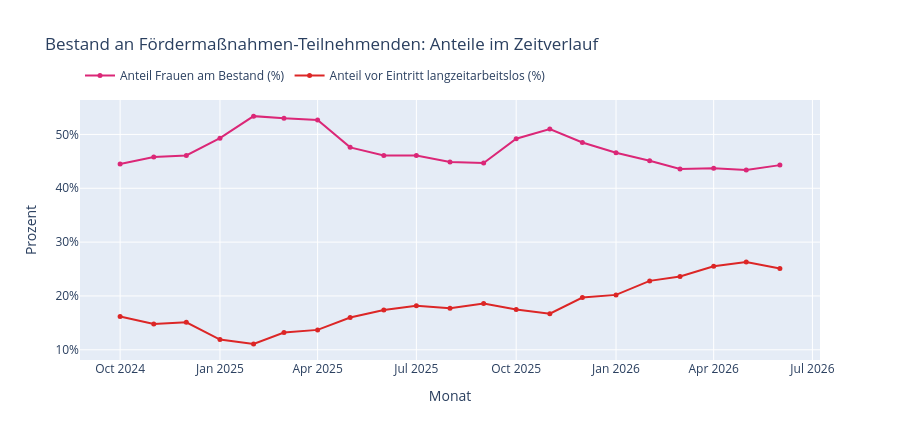

Write notebook code for a chart like this one.
### Markdown cell above
## 4. Struktur des Bestands: Geschlecht und Vorgeschichte

Anteil der Teilnehmenden, die vor Eintritt in die Maßnahme bereits langzeitarbeitslos waren — ein möglicher Anknüpfungspunkt an den in [`03_Statistik.ipynb`](03_Statistik.ipynb) beschriebenen Anstieg der Langzeitarbeitslosigkeit.

### Code cell
anteil_frauen = (foerderung["Bestand Frauen"] / foerderung["Bestand (Summe)"] * 100).round(1)
anteil_lza = (foerderung["Bestand vor Eintritt LZA"] / foerderung["Bestand (Summe)"] * 100).round(1)

fig = go.Figure()
fig.add_trace(go.Scatter(x=foerderung.index.to_timestamp(), y=anteil_frauen, name="Anteil Frauen am Bestand (%)", mode="lines+markers", line=dict(color="#db2777"), marker=dict(size=5)))
fig.add_trace(go.Scatter(x=foerderung.index.to_timestamp(), y=anteil_lza, name="Anteil vor Eintritt langzeitarbeitslos (%)", mode="lines+markers", line=dict(color="#dc2626"), marker=dict(size=5)))
fig.update_layout(
    title="Bestand an Fördermaßnahmen-Teilnehmenden: Anteile im Zeitverlauf",
    yaxis_title="Prozent", yaxis_ticksuffix="%",
    xaxis_title="Monat",
    hovermode="x unified",
    legend=dict(orientation="h", y=1.15),
    height=440,
)
export_abbildung(fig, "abb24_foerderung_anteile.png", 1000, 440)
fig

### Figure 1 — Plotly figure (JSON) as saved in the notebook; plotly's stock layout.template omitted (floating-point values rounded to 4 significant figures)
{"data": [{"line": {"color": "#db2777"}, "marker": {"size": 5}, "mode": "lines+markers", "name": "Anteil Frauen am Bestand (%)", "type": "scatter", "x": ["2024-10-01T00:00:00", "2024-11-01T00:00:00", "2024-12-01T00:00:00", "2025-01-01T00:00:00", "2025-02-01T00:00:00", "2025-03-01T00:00:00", "2025-04-01T00:00:00", "2025-05-01T00:00:00", "2025-06-01T00:00:00", "2025-07-01T00:00:00", "2025-08-01T00:00:00", "2025-09-01T00:00:00", "2025-10-01T00:00:00", "2025-11-01T00:00:00", "2025-12-01T00:00:00", "2026-01-01T00:00:00", "2026-02-01T00:00:00", "2026-03-01T00:00:00", "2026-04-01T00:00:00", "2026-05-01T00:00:00", "2026-06-01T00:00:00"], "y": [44.5, 45.8, 46.1, 49.3, 53.4, 53.0, 52.7, 47.6, 46.1, 46.1, 44.9, 44.7, 49.2, 51.0, 48.5, 46.6, 45.1, 43.6, 43.7, 43.4, 44.3]}, {"line": {"color": "#dc2626"}, "marker": {"size": 5}, "mode": "lines+markers", "name": "Anteil vor Eintritt langzeitarbeitslos (%)", "type": "scatter", "x": ["2024-10-01T00:00:00", "2024-11-01T00:00:00", "2024-12-01T00:00:00", "2025-01-01T00:00:00", "2025-02-01T00:00:00", "2025-03-01T00:00:00", "2025-04-01T00:00:00", "2025-05-01T00:00:00", "2025-06-01T00:00:00", "2025-07-01T00:00:00", "2025-08-01T00:00:00", "2025-09-01T00:00:00", "2025-10-01T00:00:00", "2025-11-01T00:00:00", "2025-12-01T00:00:00", "2026-01-01T00:00:00", "2026-02-01T00:00:00", "2026-03-01T00:00:00", "2026-04-01T00:00:00", "2026-05-01T00:00:00", "2026-06-01T00:00:00"], "y": [16.2, 14.8, 15.1, 11.9, 11.1, 13.2, 13.7, 16.0, 17.4, 18.2, 17.7, 18.6, 17.5, 16.7, 19.7, 20.2, 22.8, 23.6, 25.5, 26.3, 25.1]}], "layout": {"height": 440, "hovermode": "x unified", "legend": {"orientation": "h", "y": 1.15}, "title": {"text": "Bestand an Fördermaßnahmen-Teilnehmenden: Anteile im Zeitverlauf"}, "xaxis": {"title": {"text": "Monat"}}, "yaxis": {"ticksuffix": "%", "title": {"text": "Prozent"}}}}
